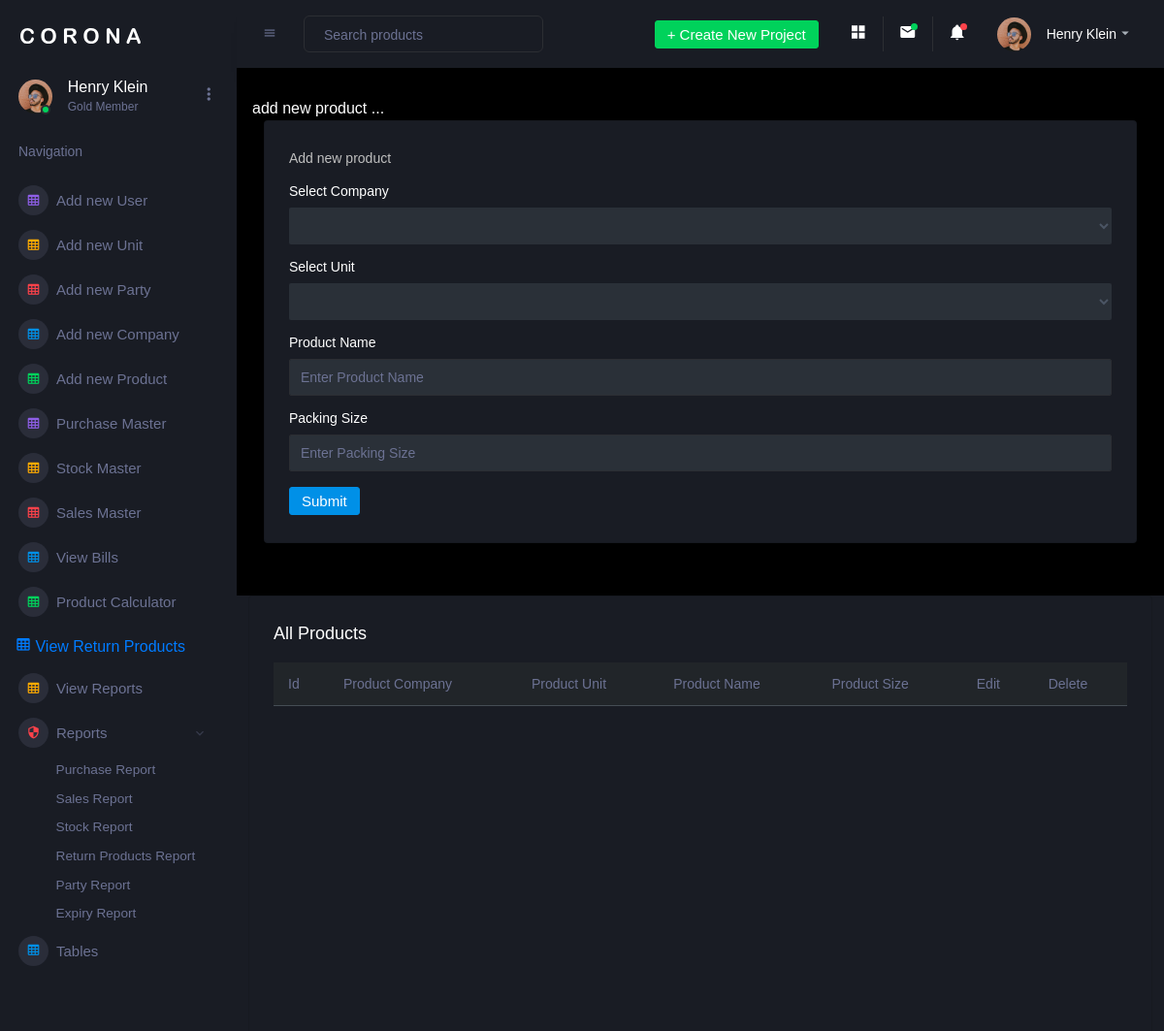
Page /admin/add_products.php (signed in) on the earlier database version.
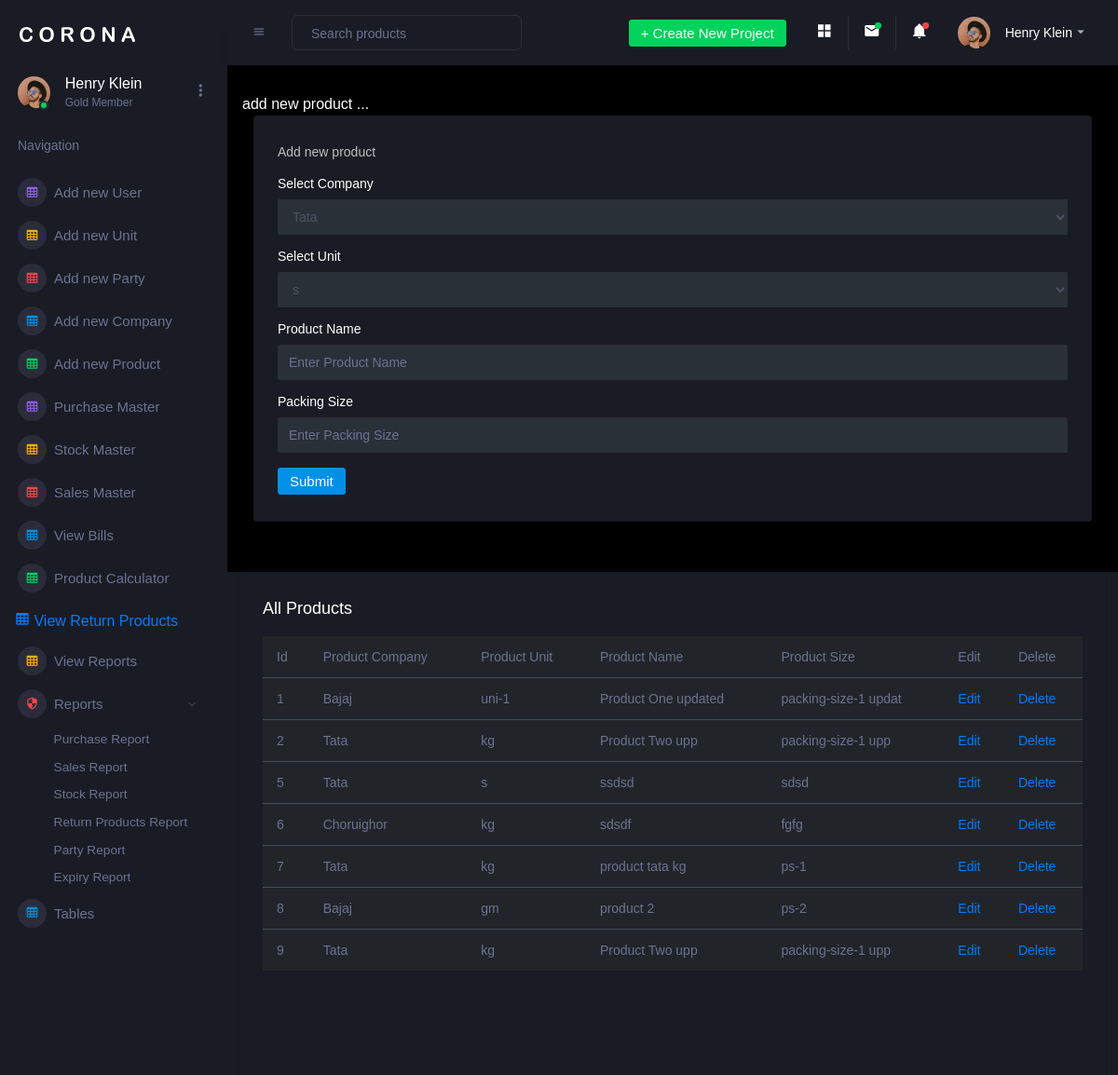
Same page on the later database version.
### tables this page shows
CREATE TABLE `products` (
  `id` int(5) NOT NULL,
  `company_name` varchar(100) NOT NULL,
  `product_name` varchar(100) NOT NULL,
  `unit` varchar(50) NOT NULL,
  `packing_size` varchar(20) NOT NULL
);

### admin/add_products.php (the view, shortened to what this page needs)
<?php
include "header.php";
include "../user/connection.php";
?>
<div class="main-panel">
    <div class="content-wrapper">
        <div class="row">
            add new product ...
            <div class="col-12 grid-margin stretch-card">
                <div class="card">
                    <div class="card-body">
                        <p class="card-description"> Add new product </p>
                        <form class="forms-sample" action="" method="post" name="form1">
                            <div class="form-group">
                              <label> Select Company </label>
                                <select class="form-control" name="company_name">
                                    <?php
                                       $res = mysqli_query($link,"select * from company_name");
                                       while($row=mysqli_fetch_assoc($res)){ ?>
                                           <option> <?php echo $row['company_name'] ;?> </option>
                                        <?php    }  ?>
                                </select>
                            </div>
                            <div class="form-group">
                                <label> Select Unit </label>
                                <select class="form-control" name="unit">
                                    <?php
                                    $res = mysqli_query($link,"select * from unit");
                                    while($row=mysqli_fetch_assoc($res)){ ?>
                                        <option> <?php echo $row['unit'] ;?> </option>
                                    <?php    }  ?>
                                </select>
                            </div>
                            <div class="form-group">
                                <label> Product Name</label>
                                <input type="text" class="form-control" name="product_name" placeholder="Enter Product Name">
                            </div>
                            <div class="form-group">
                                <label> Packing Size </label>
                                <input type="text" class="form-control" name="packing_size" placeholder="Enter Packing Size">
                            </div>
                            <button type="submit" class="btn btn-primary mr-2" name="submit1">Submit</button>
                        </form>
                    </div>
                </div>
            </div>
        </div>
    </div>
    <div class="col-lg-12 grid-margin stretch-card">
        <div class="card">
            <div class="card-body">
                <h4 class="card-title">All Products </h4>
                <div class="table-responsive">
                    <table class="table table-dark">
                        <thead>
                        <tr>
                            <th> Id </th>
                            <th> Product Company </th>
                            <th> Product Unit </th>
                            <th> Product Name </th>
                            <th> Product Size </th>
                            <th> Edit </th>
                            <th> Delete </th>
                        </tr>
                        </thead>
                        <tbody>
                        <?php
                        $res=mysqli_query($link,"select * from products");
                        while($row=mysqli_fetch_assoc($res)){ ?>
                            <tr>
                                <td> <?= $row['id'];?> </td>
                                <td> <?= $row['company_name'];?> </td>
                                <td> <?= $row['unit'];?> </td>
                                <td> <?= $row['product_name'];?> </td>
                                <td> <?= $row['packing_size'];?> </td>
                                <td> <a href="edit_product.php?id=<?php echo $row['id'];?>"> Edit </a></td>
                                <td> <a href="delete_product.php?id=<?php echo $row['id'];?>"> Delete </a></td>
                            </tr>
                        <?php }  ?>
                        </tbody>
                    </table>
                </div>
            </div>
        </div>
    </div>
</div>

Differences in the rows shown:
added products: id "1", company_name "Bajaj", unit "uni-1", product_name "Product One updated", packing_size "packing-size-1 updat"
added products: id "2", company_name "Tata", unit "kg", product_name "Product Two upp", packing_size "packing-size-1 upp"
added products: id "5", company_name "Tata", unit "s", product_name "ssdsd", packing_size "sdsd"
added products: id "6", company_name "Choruighor", unit "kg", product_name "sdsdf", packing_size "fgfg"
added products: id "7", company_name "Tata", unit "kg", product_name "product tata kg", packing_size "ps-1"
added products: id "8", company_name "Bajaj", unit "gm", product_name "product 2", packing_size "ps-2"
added products: id "9", company_name "Tata", unit "kg", product_name "Product Two upp", packing_size "packing-size-1 upp"
Other differences:
form field company_name: (not shown) → "Tata"
form field unit: (not shown) → "s"
